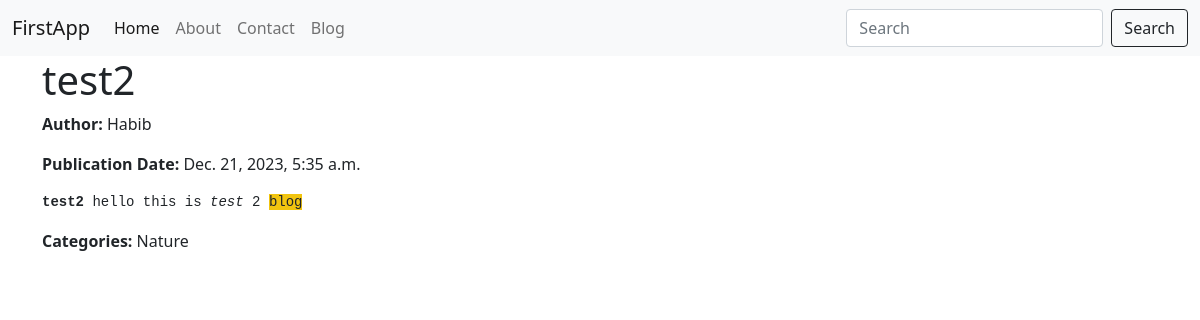
The app's page /blog/4 with its own data.
### service/models.py (models this page shows, shortened)
class BlogPost(models.Model):
    title = models.CharField(max_length=200)
    content = HTMLField()
    publication_date = models.DateTimeField(auto_now_add=True)
    author = models.ForeignKey(Author, on_delete=models.CASCADE)
    categories = models.ManyToManyField(Category)

class Author(models.Model):
    user = models.OneToOneField(User, on_delete=models.CASCADE)
    bio = models.TextField()

class Category(models.Model):
    name = models.CharField(max_length=100)
    def __str__(self):
        return self.name

### firstApp/views.py (the view)
# urls.py: path('blog/<int:id>',views.blogDetails),
def blogDetails(request,id):
    blog_post = get_object_or_404(BlogPost, pk=id)
    return render(request,'blogDetails.html',{'blog_post': blog_post})

### templates/blogDetails.html (shortened to what this page needs)
{% extends 'base.html' %}
{% block body %}
<div class="container">
    <h1>{{ blog_post.title }}</h1>
    <p><strong>Author:</strong> {{ blog_post.author.user.username }}</p>
    <p><strong>Publication Date:</strong> {{ blog_post.publication_date }}</p>
    <p>{{ blog_post.content |safe }}</p>
    <p><strong>Categories:</strong> {{ blog_post.categories.all|join:", " }}</p>
</div>
{% endblock body %}

### records on screen
BlogPost: title "test2", author.user.username "Habib", publication_date "Dec. 21, 2023, 5:35 a.m.", content "test2 hello this is test 2 blog", categories.all "Nature"
